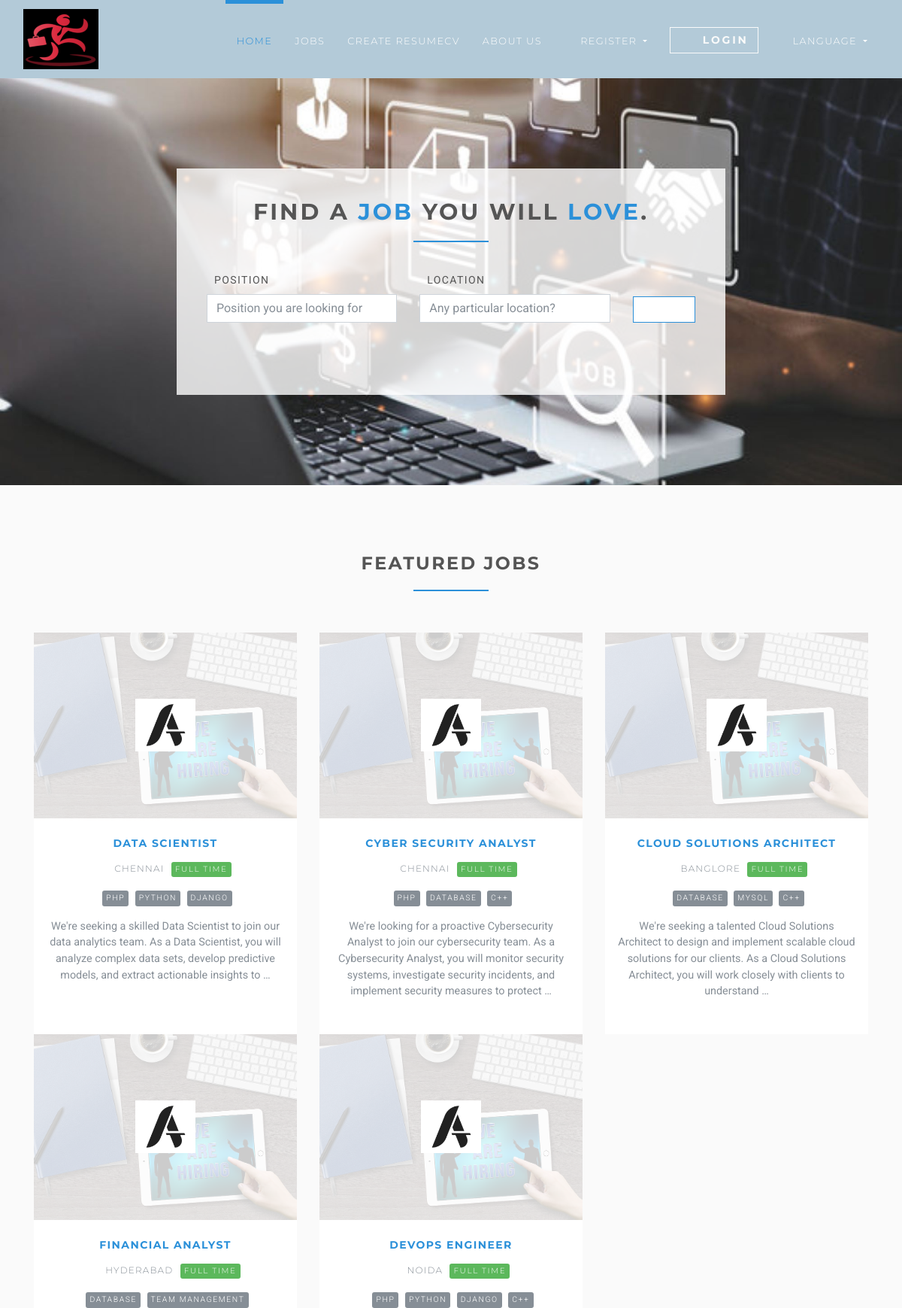
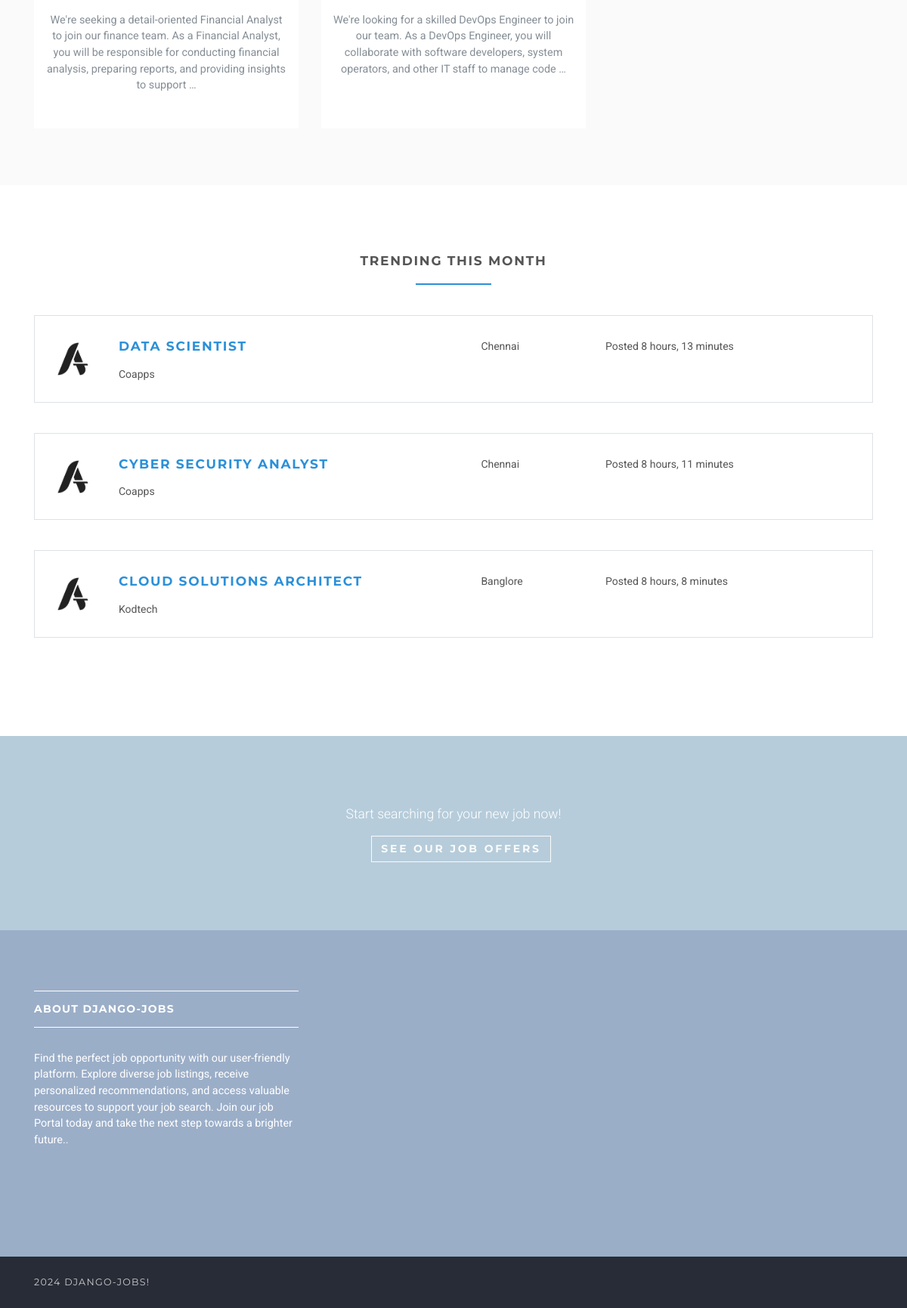
The page /en/ on the database its author committed (2 pictures, top to bottom).
### jobsapp/models.py (models this page shows, shortened)
class Job(models.Model):
    user = models.ForeignKey(User, on_delete=models.CASCADE)
    title = models.CharField(max_length=300)
    description = models.TextField()
    location = models.CharField(max_length=150)
    type = models.CharField(choices=JOB_TYPE, max_length=10)
    category = models.CharField(max_length=100)
    last_date = models.DateTimeField()
    company_name = models.CharField(max_length=100)
    company_description = models.CharField(max_length=300)
    website = models.CharField(max_length=100, default="")
    created_at = models.DateTimeField(default=timezone.now)
    filled = models.BooleanField(default=False)
    salary = models.IntegerField(default=0, blank=True)
    tags = models.ManyToManyField(Tag)
    vacancy = models.IntegerField(default=1)
    objects = JobManager()
    class Meta:
        ordering = ["id"]

### tags/models.py (models this page shows, shortened)
class Tag(models.Model):
    name = models.CharField(max_length=100)

### jobsapp/views/home.py (the view)
# urls.py: path("", HomeView.as_view(), name="home"),
class HomeView(ListView):
    model = Job
    template_name = "home.html"
    context_object_name = "jobs"
    def get_queryset(self):
        return self.model.objects.unfilled()[:6]
    def get_context_data(self, **kwargs):
        context = super().get_context_data(**kwargs)
        context["trendings"] = self.model.objects.unfilled(created_at__month=timezone.now().month)[:3]
        return context

### jobsapp/manager.py (called while the page is built)
    def unfilled(self, *args, **kwargs):
        return self.filter(filled=False, *args, **kwargs)

### templates/home.html (shortened to what this page needs)
{% extends 'base.html' %}
{% load static %}
{% load i18n %}
{% block content %}
    <section class="job-form-section job-form-section--image">
        <div class="container">
            <div class="row">
                <div class="col-lg-8 mx-auto">
                    <div class="job-form-box">
                        <h2 class="heading">Find a <span class="accent">job</span> you will
                            <span class="accent">love</span>.
                        </h2>
                        <form id="job-main-form" method="get" action="{% url 'jobs:search' %}" class="job-main-form">
                            <div class="controls">
                                <div class="row align-items-center">
                                    <div class="col-md-5">
                                        <div class="form-group">
                                            <label for="profession">{% trans 'Position' %}</label>
                                            <input type="text" id="profession" name="position"
                                                   placeholder="Position you are looking for" class="form-control">
                                        </div>
                                    </div>
                                    <div class="col-md-5">
                                        <div class="form-group">
                                            <label for="location">Location</label>
                                            <input type="text" id="location" name="location"
                                                   placeholder="Any particular location?" class="form-control">
                                        </div>
                                    </div>
                                    <div class="col-md-2">
                                        <button type="submit"
                                                class="btn btn-outline-white-primary job-main-form__button">
                                            <i class="fa fa-search"></i>
                                        </button>
                                    </div>
                                </div>
                            </div>
                        </form>
                    </div>
                </div>
            </div>
        </div>
    </section>
    <section class="bg-light-gray">
        <div class="container">
            <h3 class="heading">Featured jobs</h3>
            <div class="row featured align-items-stretch">
                {% for job in jobs %}
                    <div class="col-lg-4 mb-5 mb-lg-0">
                        <div class="box-image-text bg-visible full-height">
                            <div class="top">
                                <a href="#">
                                    <div class="image">
                                    </div>
                                    <div class="logo">
                                        <img src="{% static 'img/company-1.png' %}" alt="" style="max-width: 80px;">
                                    </div>
                                </a>
                            </div>
                            <div class="content">
                                <h5><a href="{% url 'jobs:jobs-detail' job.id %}">{{ job.title }}</a></h5>
                                <p class="featured__details"><i class="fa fa-map-marker job__location"></i>
                                    {{ job.location }}
                                    {% if job.type == '1' %}
                                        <span class="badge featured-badge badge-success">Full time</span>
                                    {% elif job.type == '2' %}
                                        <span class="badge featured-badge badge-primary">Part time</span>
                                    {% else %}
                                        <span style="color: #ffffff;" class="badge featured-badge badge-warning">Internship</span>
                                    {% endif %}
                                </p>
                                {% for tag in job.tags.all %}
                                    <span style="color: #ffffff;"
                                          class="badge featured-badge badge-secondary">{{ tag.name }}</span>
                                {% endfor %}
                                <p>{{ job.description | truncatewords_html:30 | safe }}</p>
                            </div>
                        </div>
                    </div>
                {% endfor %}
            </div>
        </div>
    </section>
    {% if trendings %}
        <section>
            <div class="container">
                <h4 class="heading">Trending this month</h4>
                {% for trending in trendings %}
                    <div class="job-listing  job-listing--last">
                        <div class="row">
                            <div class="col-md-12 col-lg-6">
                                <div class="row">
                                    <div class="col-2">
                                        <img src="{% static 'img/company-1.png' %}"
                                             alt="ShareBoardd " class="img-fluid">
                                    </div>
                                    <div class="col-10">
                                        <h4 class="job__title">
                                            <a href="{% url 'jobs:jobs-detail' trending.id %}">{{ trending.title }}</a>
                                        </h4>
                                        <p class="job__company">
                                            {{ trending.company_name }}
                                        </p>
                                    </div>
                                </div>
                            </div>
                            <div class="col-10 col-md-3 col-lg-2 ml-auto"><i class="fa fa-map-marker job__location"></i>
                                {{ trending.location }}
                            </div>
                            <div class="col-10 col-md-3 col-lg-3 ml-auto">
                                <p>Posted {{ trending.created_at|timesince }}</p>
                            </div>
                            <div class="col-sm-12 col-md-2 col-lg-1">
                                <div class="job__star">
                                    <a href="#" data-toggle="tooltip" data-placement="top"
                                       title="Save to favourites" class="job__star__link">
                                        <i class="fa fa-star"></i>
                                    </a>
                                </div>
                            </div>
                        </div>
                    </div>
                {% endfor %}
            </div>
        </section>
    {% endif %}
    <section class="section-divider">
        <div class="overlay"></div>
        <div class="container">
            <div class="row">
                <div class="col-lg-12 text-center">
                    <p>Start searching for your new job now! </p>
                    <p><a href="{% url 'jobs:jobs' %}" class="btn btn-outline-light">See our job offers </a></p>
                </div>
            </div>
        </div>
    </section>
{% endblock %}

### templates/base.html (shortened to what this page needs)
{% load static %}
{% load static i18n %}
{% get_current_language as LANGUAGE_CODE %}
<!DOCTYPE html>
<html lang="{{ LANGUAGE_CODE }}">
<head>
    <link rel="stylesheet"
          href="{% static 'vendor/bootstrap/css/bootstrap.min.css' %}">
    <link rel="stylesheet"
          href="{% static 'vendor/font-awesome/css/font-awesome.min.css' %}">
    <link rel="stylesheet" href="{% static 'vendor/owl.carousel/assets/owl.carousel.css' %}">
    <link rel="stylesheet" href="{% static 'vendor/owl.carousel/assets/owl.theme.default.css' %}">
    <link rel="stylesheet" href="{% static 'css/style.default.css' %}" id="theme-stylesheet">
    <link rel="stylesheet" href="{% static 'css/custom.css' %}">
    <link rel="stylesheet" href="https://cdnjs.cloudflare.com/ajax/libs/toastr.js/latest/toastr.min.css"/>
</head>
<body>
<header class="header">
    <nav class="navbar navbar-expand-lg">
        <div class="container-fluid">
            <a href="{% url 'jobs:home' %}" class="navbar-brand">
                <img src="{% static 'img/logo-small.png' %}" alt="logo" class="d-none d-lg-block">
            </a>
            <div id="navbarSupportedContent" class="collapse navbar-collapse">
                {% with request.resolver_match.url_name as url_name %}
                    <ul class="navbar-nav ml-auto">
                        <li class="nav-item {% if url_name == 'home' %}active{% endif %}">
                            <a href="{% url 'jobs:home' %}" class="nav-link">Home <span class="sr-only">(current)</span></a>
                        </li>
                        <li class="nav-item {% if url_name == 'jobs' %}active{% endif %}">
                            <a href="{% url 'jobs:jobs' %}" class="nav-link">Jobs</a>
                        </li>
                        <li class="nav-item {% if url_name == 'templates' %}active{% endif %}">
                            <a href="{% url 'resume_cv:templates' %}" class="nav-link">Create ResumeCV</a>
                        </li>
                        <li class="nav-item">
                            <a href="/{{ LANGUAGE_CODE }}/about-us/" class="nav-link">About Us</a>
                        </li>
                        {% if request.user.is_authenticated and request.user.role == 'employer' %}
                            <li class="nav-item dropdown">
                                <a id="clientZone" href="#" data-toggle="dropdown"
                                   aria-haspopup="true" aria-expanded="false"
                                   class="nav-link dropdown-toggle has-img mb-3 mb-lg-0 mt-3 mt-lg-0">
                                    <div class="client-menu-image">
                                        <div class="inner">
                                            <img src="{% static 'img/company-1.png' %}"
                                                 alt="company image"
                                                 class="img-fluid">
                                        </div>
                                    </div>
                                    {% if request.user.role == 'employee' %}
                                        {{ request.user.first_name }} {{ request.user.last_name }}
                                    {% else %}
                                        {{ request.user.first_name }}
                                    {% endif %}
                                </a>
                                <div aria-labelledby="clientZone" class="dropdown-menu">
                                    <a href="{% url 'jobs:employer-dashboard' %}"
                                       class="dropdown-item {% if url_name == 'employer-dashboard' %}active{% endif %}"
                                    >
                                        Dashboard
                                    </a>
                                    <a href="{% url 'jobs:employer-all-applicants' %}"
                                       class="dropdown-item {% if url_name == 'employer-all-applicants' %}active{% endif %}"
                                    >
                                        Applicants
                                    </a>
                                    <a href="{% url 'jobs:employer-jobs-create' %}"
                                       class="dropdown-item {% if url_name == 'employer-jobs-create' %}active{% endif %}"
                                    >
                                        Post a new job
                                    </a>
                                    <a href="{% url 'accounts:logout' %}" class="dropdown-item">Logout</a>
                                </div>
                            </li>
                        {% else %}
                            <li class="nav-item dropdown {% if url_name == 'employee-register' or url_name == 'employer-register' %}active{% endif %}">
                                <a id="pages" href="#" data-toggle="dropdown" aria-haspopup="true" aria-expanded="false"
                                   class="nav-link dropdown-toggle "><i class="fa fa-signing"></i>Register
                                </a>
                            </li>
                            <li class="nav-item" style="color: #fff">
                                <a href="{% url 'accounts:login' %}"
                                   class="btn navbar-btn btn-outline-light mb-5 mb-lg-0 {% if url_name == 'login' %}active text-primary{% endif %}"
                                >
                                    <i class="fa fa-sign-in"></i>
                                    Login
                                </a>
                            </li>
                        {% endif %}
                        {% include "lang_selector.html" %}
                    </ul>
                {% endwith %}
            </div>
        </div>
    </nav>
</header>
<div>
    {% block content %} {% endblock %}
</div>
<footer class="footer">
    <div class="footer__block">
        <div class="container">
            <div class="row">
                <div class="col-lg-4 col-md-12 mb-5">
                    <h4 class="h5">About django-jobs</h4>
                    <p> Find the perfect job opportunity with our user-friendly platform.
                        Explore diverse job listings, receive personalized recommendations,
                        and access valuable resources to support your job search.
                        Join our job Portal today and take the next step towards a brighter future.. </p>
                </div>
            </div>
        </div>
    </div>
    <div class="footer__copyright">
        <div class="container">
            <div class="row">
                <div class="col-md-4 text-md-left text-center">
                    <p>{% now "Y" %} django-jobs!</p>
                </div>
            </div>
        </div>
    </div>
</footer>
</body>
</html>

### templates/lang_selector.html (shortened to what this page needs)
{% load i18n %}
<li class="nav-item dropdown">
    <a href="#" data-toggle="dropdown" aria-haspopup="true" aria-expanded="false"
       class="nav-link dropdown-toggle has-img mb-3 mb-lg-0 mt-3 mt-lg-0">
        <em class="fa fa-language"></em>
        {% trans "Language" %}
    </a>
</li>

### rows shown on the page
Job: title "DATA SCIENTIST", location "CHENNAI", type "FULL TIME", description "We're seeking a skilled Data Scientist to join our data analytics team. As a Data Scientist, you will analyze complex data sets, develop predictive models, and extract actionable insights to …", company_name "Coapps", location "Chennai", created_at "8 hours, 13 minutes"
Tag: name "PHP"
Tag: name "PYTHON"
Tag: name "DJANGO"
Job: title "CYBER SECURITY ANALYST", location "CHENNAI", type "FULL TIME", description "We're looking for a proactive Cybersecurity Analyst to join our cybersecurity team. As a Cybersecurity Analyst, you will monitor security systems, investigate security incidents, and implement security measures to protect …", company_name "Coapps", location "Chennai", created_at "8 hours, 11 minutes"
Tag: name "DATABASE"
Tag: name "C++"
Job: title "CLOUD SOLUTIONS ARCHITECT", location "BANGLORE", type "FULL TIME", description "We're seeking a talented Cloud Solutions Architect to design and implement scalable cloud solutions for our clients. As a Cloud Solutions Architect, you will work closely with clients to understand …", company_name "Kodtech", location "Banglore", created_at "8 hours, 8 minutes"
Tag: name "MYSQL"
Job: title "FINANCIAL ANALYST", location "HYDERABAD", type "FULL TIME", description "We're seeking a detail-oriented Financial Analyst to join our finance team. As a Financial Analyst, you will be responsible for conducting financial analysis, preparing reports, and providing insights to support …"
Tag: name "TEAM MANAGEMENT"
Job: title "DEVOPS ENGINEER", location "NOIDA", type "FULL TIME", description "We're looking for a skilled DevOps Engineer to join our team. As a DevOps Engineer, you will collaborate with software developers, system operators, and other IT staff to manage code …"
